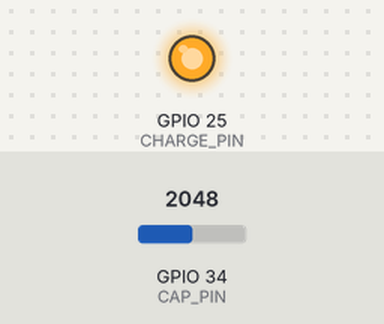
Bench run of a sketch on a simulated ESP32. Shown: output pins drawn as LEDs (lit = HIGH). Inputs (shaded band) come from the test bench; at power-on: GPIO 34 (CAP_PIN) = 2048. What the sketch prints to the serial monitor is not drawn.

Above: at 5.21 s.
At 11.5 s:
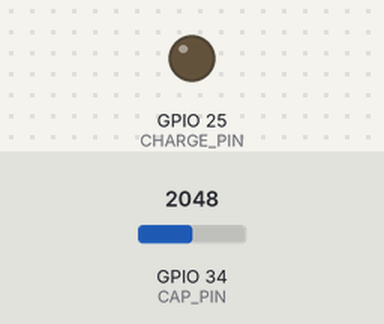
11.6 s: GPIO 34 (CAP_PIN) set to 2620
At 12.3 s:
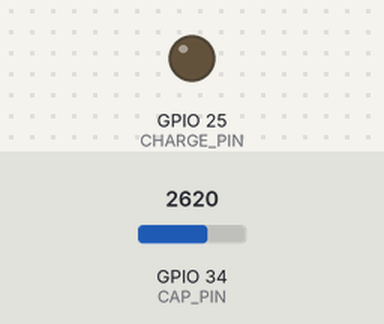
Timing chart, 0 to 14.6 s (numbered marks = the images above; inputs shaded):
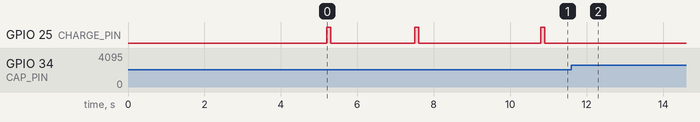

Measured:
- after the input at 11.6 s, GPIO 25 (CHARGE_PIN): stops changing and stays LOW

The sketch:

medidor_de_capacitancia.ino
```cpp
#define CAP_PIN 34
#define CHARGE_PIN 25

const int threshold = 2580;
const int R = 100000;
const unsigned long TIMEOUT = 100000;
const int numReadings = 5;

const float knownCapacitance_nF = 470.0;

float correctionFactor = 1.0;

void setup() {
  Serial.begin(115200);
  pinMode(CHARGE_PIN, OUTPUT);
  digitalWrite(CHARGE_PIN, LOW);
  delay(1000);

  Serial.println("=== Medidor de Capacitancia com Diagnostico ===");
  Serial.print("Conecte capacitor de ");
  Serial.print(knownCapacitance_nF);
  Serial.println(" nF para calibracao...");
  delay(4000);

  correctionFactor = calibrate();
  Serial.print("Fator de correcao: ");
  Serial.println(correctionFactor, 4);
  Serial.println("Pronto para medir outros capacitores.");
  delay(2000);
}

void loop() {
  float medidas[numReadings];
  float soma = 0;
  int validas = 0;

  for (int i = 0; i < numReadings; i++) {
    float val = medirCapacitanciaCorrigida();

    if (val > 0) {
      medidas[validas++] = val;
      soma += val;
    } else {
      Serial.println("❌ Medicao invalida (timeout). Verifique se o capacitor está aberto ou desconectado.");
      break;
    }

    delay(100);
  }

  if (validas == numReadings) {
    float media = soma / validas;

    // Cálculo de desvio simples para detectar instabilidade
    float desvio = 0;
    for (int i = 0; i < validas; i++) {
      desvio += abs(medidas[i] - media);
    }
    desvio /= validas;

    Serial.print("📏 Capacitancia: ");
    Serial.print(media, 2);
    Serial.println(" nF");

    // Diagnóstico automático:
    if (media < 1.0) {
      Serial.println("⚠️ Possível curto-circuito no capacitor.");
    } else if (media > 2000.0) {
      Serial.println("⚠️ Valor muito alto. Fora da faixa esperada.");
    }

    if (desvio > (0.1 * media)) {
      Serial.println("⚠️ Medidas instáveis. Possível fuga ou mau contato.");
    }
  }

  delay(3000);
}

float medirCapacitanciaCorrigida() {
  digitalWrite(CHARGE_PIN, LOW);
  delay(200);

  unsigned long start = micros();
  digitalWrite(CHARGE_PIN, HIGH);

  while (analogRead(CAP_PIN) < threshold) {
    if ((micros() - start) > TIMEOUT) {
      digitalWrite(CHARGE_PIN, LOW);
      return -1.0;
    }
  }

  unsigned long elapsed = micros() - start;
  digitalWrite(CHARGE_PIN, LOW);

  float t_sec = elapsed * 1e-6;
  float cap_nF = (t_sec / R) * 1e9;
  return cap_nF * correctionFactor;
}

float calibrate() {
  float total = 0;
  int valid = 0;

  for (int i = 0; i < numReadings; i++) {
    digitalWrite(CHARGE_PIN, LOW);
    delay(200);

    unsigned long start = micros();
    digitalWrite(CHARGE_PIN, HIGH);

    while (analogRead(CAP_PIN) < threshold) {
      if ((micros() - start) > TIMEOUT) {
        digitalWrite(CHARGE_PIN, LOW);
        return 1.0;
      }
    }

    unsigned long elapsed = micros() - start;
    digitalWrite(CHARGE_PIN, LOW);

    float t_sec = elapsed * 1e-6;
    float cap_nF = (t_sec / R) * 1e9;

    total += cap_nF;
    valid++;
    delay(100);
  }

  float media = total / valid;
  Serial.print("Valor medido: ");
  Serial.print(media, 2);
  Serial.println(" nF");

  return knownCapacitance_nF / media;
}
```
